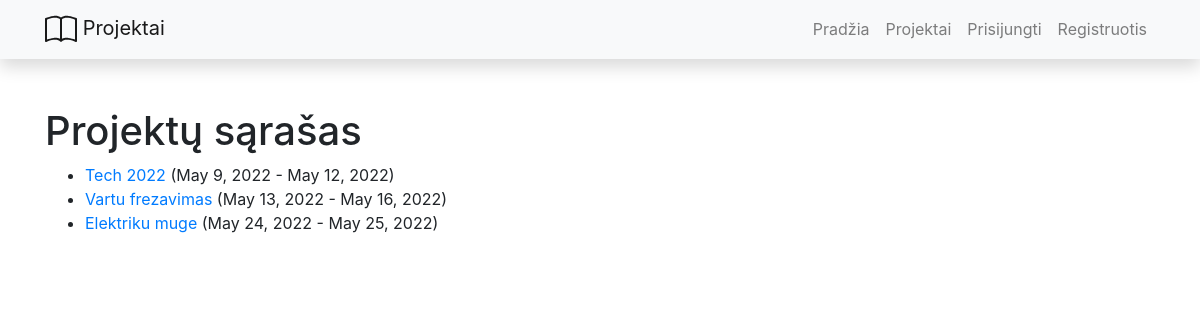
/projects/, run on the app's committed database.
### projects/models.py (models this page shows, shortened)
class Project(models.Model):
    name = models.CharField('Name', max_length=200)
    start_date = models.DateField('Start date')
    end_date = models.DateField('End date')
    client = models.ForeignKey('Client', on_delete=models.SET_NULL, null=True)
    manager = models.ForeignKey(User, verbose_name="Manager", on_delete=models.SET_NULL, null=True)
    employees = models.ManyToManyField('Employee', verbose_name="Employees")

### projects/views.py (the view)
# urls.py: path('', views.ProjectListView.as_view(), name='projects'),
class ProjectListView(generic.ListView):
    model = Project
    template_name = 'project_list.html'

### projects/templates/project_list.html
{% extends "base.html" %}
{% block content %}
  <h1>Projektų sąrašas</h1>
  {% if project_list %}
  <ul>
    {% for project in project_list %}
      <li>
        <a href="{{ project.id }}">{{ project.name }}</a> ({{project.start_date}} - {{project.end_date}})
      </li>
    {% endfor %}
  </ul>
  {% else %}
    <p>Nėra projektų.</p>
  {% endif %}
{% endblock %}

### data on the page
Project: name "Tech 2022", start_date "May 9, 2022", end_date "May 12, 2022"
Project: name "Vartu frezavimas", start_date "May 13, 2022", end_date "May 16, 2022"
Project: name "Elektriku muge", start_date "May 24, 2022", end_date "May 25, 2022"
